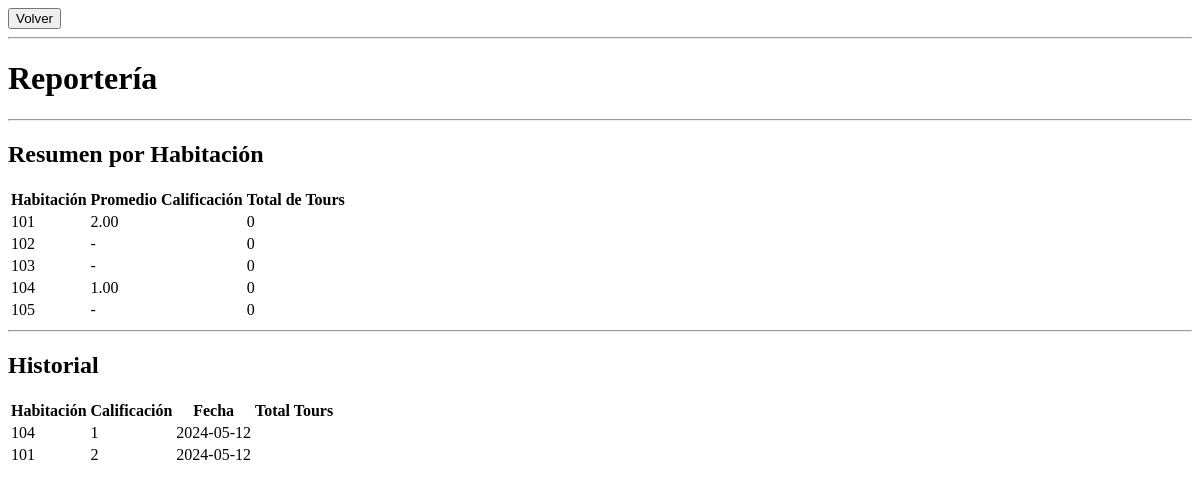
The app's page /reporteria.php, older data.
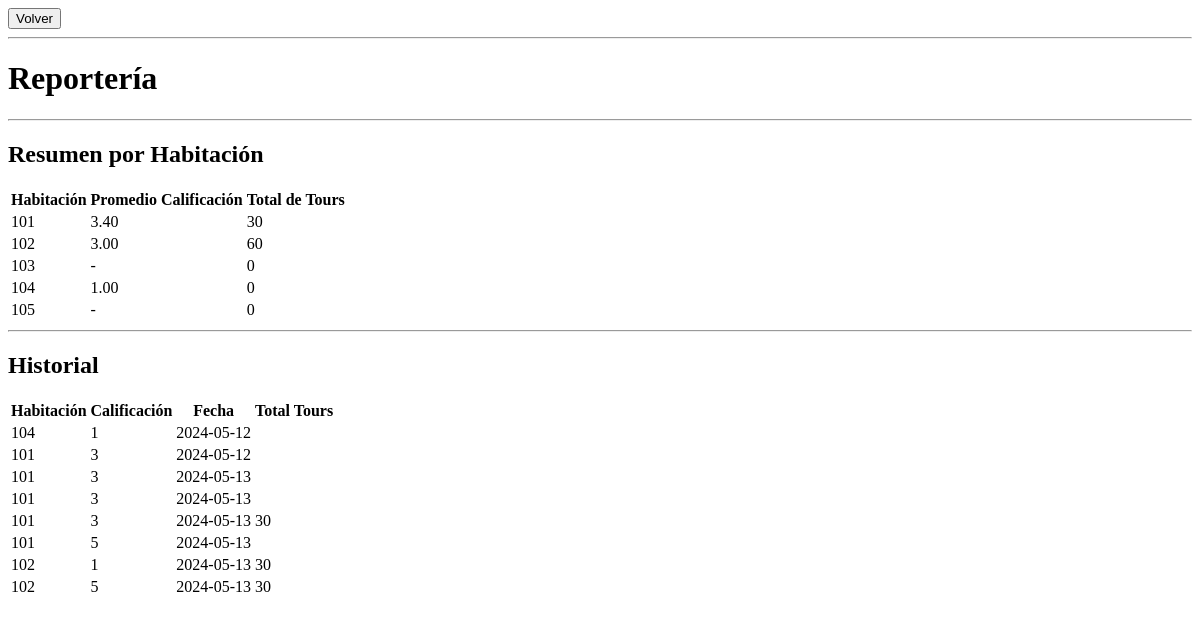
The same page, newer data.
### tables this page shows
CREATE TABLE `habitaciones` (
  `Numero_habitacion` int(11) NOT NULL,
  `Tipo_habitacion` varchar(11) NOT NULL,
  `Precio` decimal(11,0) NOT NULL,
  `Estado` tinyint(1) NOT NULL COMMENT '0 -> Disponible\r\n1-> Reservada'
);

CREATE TABLE `historial` (
  `Id_Historial` int(11) NOT NULL,
  `Rut` varchar(10) DEFAULT NULL,
  `Numero_habitacion` int(11) DEFAULT NULL,
  `Fecha_Checkout` date DEFAULT NULL,
  `Calificacion` int(11) DEFAULT 0,
  `Total_Tours` int(11) DEFAULT NULL
);

### reporteria.php (the view, shortened to what this page needs)
<?php
require 'bd.php';
$records = array();
if ($results = $conn->query('SELECT * FROM historial')) {
    if ($results->num_rows) {
        while ($row = $results->fetch_object()) {
            $records[] = $row;
        }
    }
}
$records1 = array();
if ($results = $conn->query('SELECT * FROM habitaciones')) {
    if ($results->num_rows) {
        while ($row = $results->fetch_object()) {
            $records1[] = $row;
        }
    }
}
function obternerProm($Numero_habitacion){
    global $conn;
    $stmt = $conn->prepare("SELECT calcular_promedio_calificaciones	(?)");
    $stmt->bind_param("i", $Numero_habitacion);
    if ($stmt->execute()) {
        $stmt->bind_result($promCal);
    }
    return $promCal;
}
function obternerSumTours($Numero_habitacion){
    global $conn;
    $stmt = $conn->prepare("SELECT calcular_total_tour	(?)");
    $stmt->bind_param("i", $Numero_habitacion);
    if ($stmt->execute()) {
        $stmt->bind_result($totalSum);
    }
    return $totalSum;
}
?>
<!DOCTYPE html>
<html>
    <head>
    </head>
    <body>
        <form action="index.php" method="get">
            <button type="submit">Volver</button>
        </form>
        <hr>
        <h1>Reportería</h1>
        <hr>
        <div name="Resumen por Habitación">
            <h2>Resumen por Habitación</h2>
            <table>
                <thead>
                    <th>Habitación</th>
                    <th>Promedio Calificación</th>
                    <th>Total de Tours</th>
                </thead>
                <tbody>
                    <?php foreach ($records1 as $m) { ?>
                            <td><?php echo $m->Numero_habitacion ?></td>
                            <td><?php if(obternerProm($m->Numero_habitacion)){
                                echo obternerProm($m->Numero_habitacion);
                            } else{
                                echo "-";
                            } ?></td>
                            <td><?php if(obternerSumTours($m->Numero_habitacion)){
                                echo obternerSumTours($m->Numero_habitacion);
                            } else{
                                echo "0";
                            } ?></td>
                    <?php } ?>
                </tbody>
            </table>
        </div>
        <hr>
        <h2>Historial</h2>
        <?php
        if (!count($records)) {
            echo 'No hay tours disponibles';
        } else {
        ?>
            <table>
                <thead>
                    <th>Habitación</th>
                    <th>Calificación</th>
                    <th>Fecha</th>
                    <th>Total Tours</th>
                </thead>
                <tbody>
                    <?php foreach ($records as $r) { ?>
                        <tr>
                            <td><?php echo $r->Numero_habitacion ?></td>
                            <td><?php echo $r->Calificacion ?></td>
                            <td><?php echo $r->Fecha_Checkout ?></td>
                            <td><?php echo $r->Total_Tours ?></td>
                        </tr>
                    <?php } ?>
                </tbody>
            </table>
        <?php } ?>
    </body>
</html>

Row changes from the older to the newer data that the page shows:
shown differently, row unchanged: habitaciones id 101: Numero_habitacion "2.00" → "3.40"; Numero_habitacion (not shown) → "30"; no longer shows "0"
changed habitaciones id 102: Numero_habitacion (not shown) → "3.00"; Numero_habitacion (not shown) → "60"; no longer shows "- 0"
changed historial (number 2 of 8 on the later page): Calificacion "2" → "3"
added historial: Numero_habitacion "101", Calificacion "3", Fecha_Checkout "2024-05-13"
added historial: Numero_habitacion "101", Calificacion "3", Fecha_Checkout "2024-05-13"
added historial: Numero_habitacion "101", Calificacion "3", Fecha_Checkout "2024-05-13", Total_Tours "30"
added historial: Numero_habitacion "101", Calificacion "5", Fecha_Checkout "2024-05-13"
added historial: Numero_habitacion "102", Calificacion "1", Fecha_Checkout "2024-05-13", Total_Tours "30"
added historial: Numero_habitacion "102", Calificacion "5", Fecha_Checkout "2024-05-13", Total_Tours "30"
